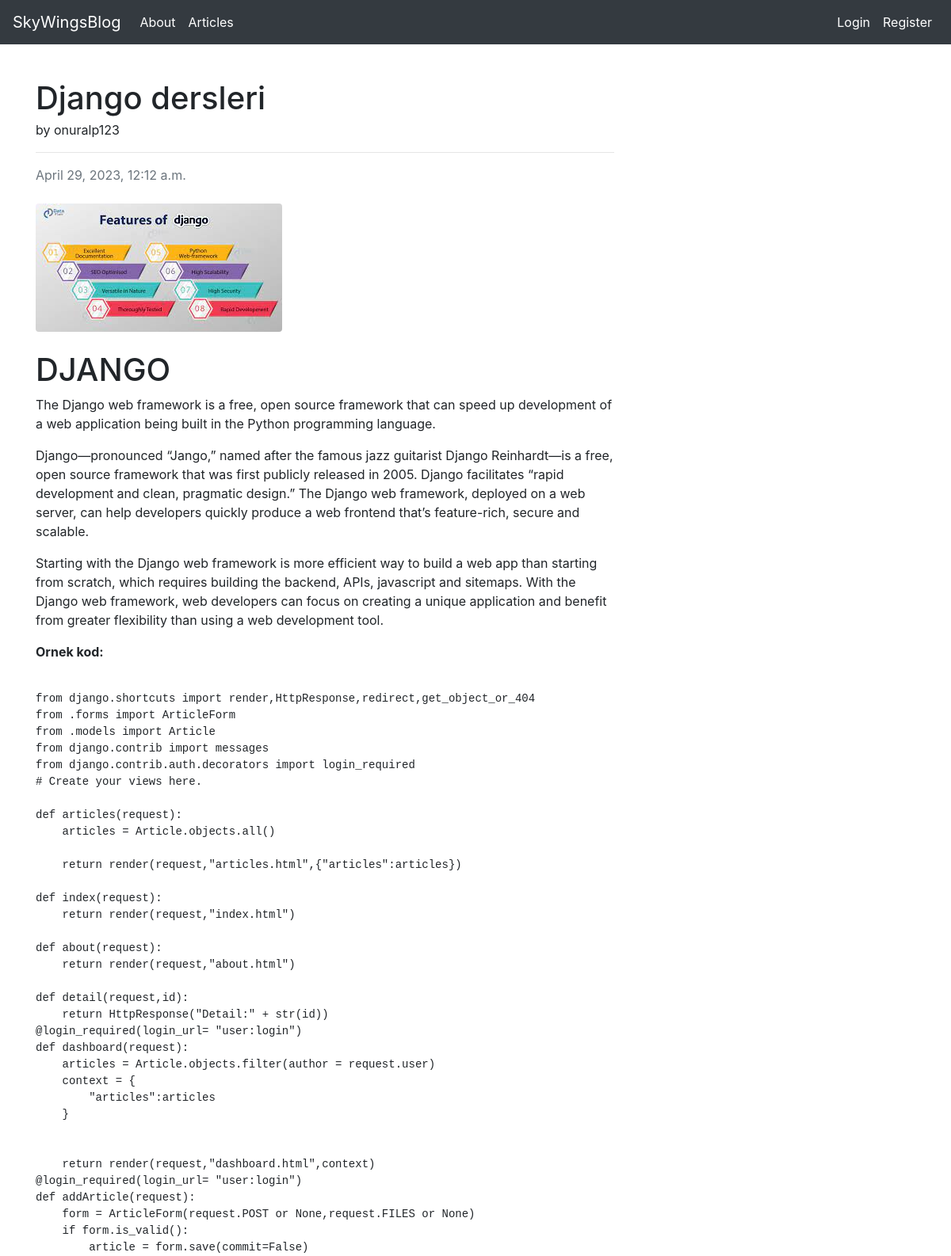
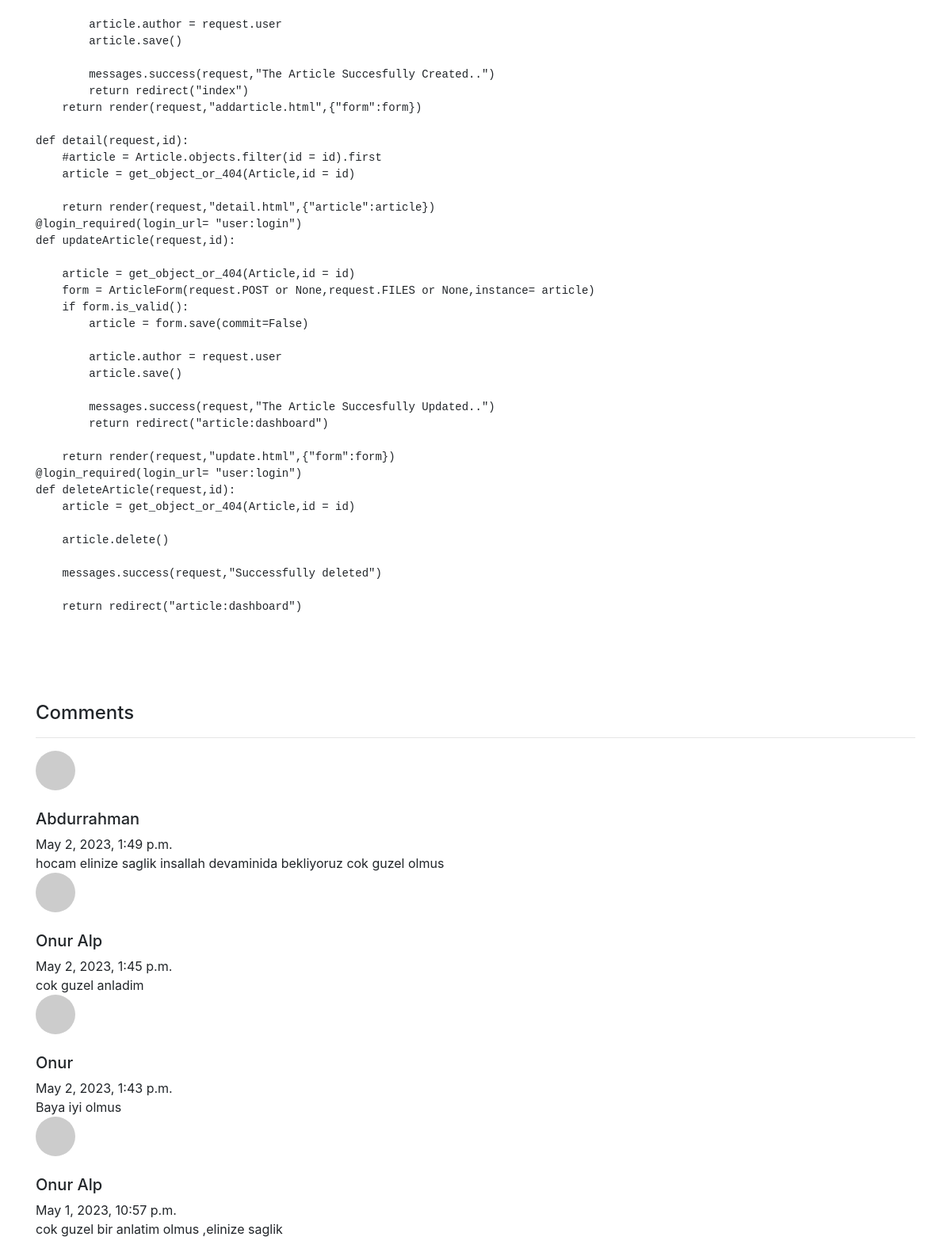
Screenshot of /articles/article/14 (upper part) with the database file from the repository (2 pictures, top to bottom).
### article/models.py (models this page shows, shortened)
class Article(models.Model):
    author = models.ForeignKey("auth.User",on_delete= models.CASCADE)
    title = models.CharField(max_length= 50)
    content = RichTextField()
    created_date = models.DateTimeField(auto_now_add=True)
    article_image = models.FileField(blank = True,null = True,verbose_name="Add picture")
    class Meta:
        ordering = ["-created_date"]

class Comment(models.Model):
    article = models.ForeignKey(Article,on_delete= models.CASCADE,verbose_name= "Article",related_name= "comments")
    comment_author = models.CharField(max_length= 50,verbose_name= "Name")
    comment_content = models.CharField(max_length= 200,verbose_name= "Comment")
    comment_date = models.DateTimeField(auto_now_add= True)
    class Meta:
        ordering = ["-comment_date"]

### article/views.py (the view)
# urls.py: path("article/<int:id>",views.detail,name = "detail"),
def detail(request,id):
    article = get_object_or_404(Article,id = id)
    comments = article.comments.all()
    return render(request,"detail.html",{"article":article,"comments":comments})

### templates/detail.html (shortened to what this page needs)
{% extends 'layout.html' %}
{% block body %}
<div class="row">
    <div class="col-lg-8">
        <article>
            <header class="mb-4">
                <h1 class="fw-bolder mb-1">{{article.title}}</h1>
                <a>by {{article.author.username}}</a>
                <hr>
                <div class="text-muted fst-italic mb-2">{{article.created_date}}</div>
            </header>
            {% if article.article_image %}
            <figure class="mb-4"><img class="img-fluid rounded" src="{{article.article_image.url}}" alt="..." /></figure>
            {% endif %}
            <section class="mb-5">
                <p>
                    {{article.content|safe}}
                </p>
            </section>
        </article>
            </div>
        </div>
        <h4>Comments</h4>
        <hr>
        {% if comments %}
        {% for comment in comments  %}
        <div class="media mb-4">
          <img class="d-flex mr-3 rounded-circle" src="https://dummyimage.com/50x50/ced4da/6c757d.jpg" alt="..." /></div>
          <div class="media-body">
              <h5 class="mt-0">{{comment.comment_author}}</h5>
              {{comment.comment_date}} <br>
              {{comment.comment_content}}
          </div>
        {% endfor %}
        {% else %}
        <div class = "alert alert-info">
          There are no comments for this article,be the first to comment!
        </div>
        {% endif %}
          </div>
{% endblock body %}

### rows the page displays
Article: title "Django dersleri", author.username "onuralp123", created_date "April 29, 2023, 12:12 a.m.", article_image (picture), content "DJANGO The Django web framework is a free, open source framework that can speed up development of a web application being built in the Python programming language. Django—pronounced “Jango,” named after the famous jazz guitarist Django Reinhardt—is a free, open source framework that was first publicly released in 2005. Django facilitates “rapid development and clean, pragmatic design.” The Django web framework, deployed on a web server, can help developers quickly produce a web frontend that’s feature-rich, secure and scalable. Starting with the Django web framework is more efficient way to build a web app than starting from scratch, which requires building the backend, APIs, javascript and…"
Comment: comment_author "Abdurrahman", comment_date "May 2, 2023, 1:49 p.m.", comment_content "hocam elinize saglik insallah devaminida bekliyoruz cok guzel olmus"
Comment: comment_author "Onur Alp", comment_date "May 2, 2023, 1:45 p.m.", comment_content "cok guzel anladim"
Comment: comment_author "Onur", comment_date "May 2, 2023, 1:43 p.m.", comment_content "Baya iyi olmus"
Comment: comment_author "Onur Alp", comment_date "May 1, 2023, 10:57 p.m.", comment_content "cok guzel bir anlatim olmus ,elinize saglik"
